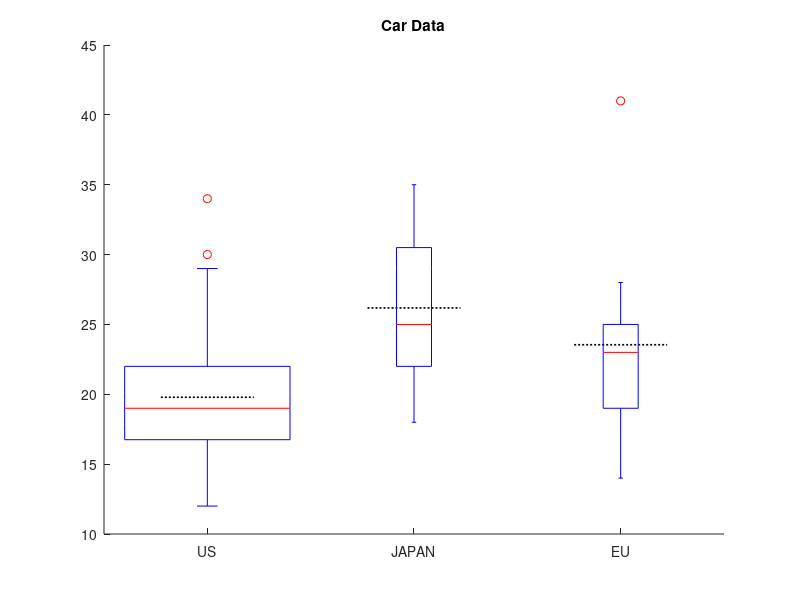

The MATLAB source for this figure:
%% clear variables and close windows
close all 
clear
clc

%% load data
load carc.txt
x = carc;

%% parameter settings
k = 0;
l = 0;
m = 0;
M = carc(:,2);
C = carc(:,13);

for i = 1:length(x)
    if x(i,13) == 1
        k = k + 1;
        us(k,: ) = x(i,:);
    elseif x(i,13) == 2
            l = l + 1;
            japan(l,:) = x(i,:);
        elseif x(i,13) == 3
                m = m + 1;
                europe(m,:) = x(i,:);
    end
end

m1 = mean(us(:,2));
m2 = mean(japan(:,2));
m3 = mean(europe(:,2));

%% plot
hold on
line([0.775 1.225],[m1 m1],'Color','k','LineStyle',':','LineWidth',1.2)
line([1.775 2.225],[m2 m2],'Color','k','LineStyle',':','LineWidth',1.2)
line([2.775 3.225],[m3 m3],'Color','k','LineStyle',':','LineWidth',1.2)
boxplot(M,C,'Symbol','o','labels',{'US','JAPAN','EU'})  
title('Car Data')
five = quantile(x(:,2),[.025 .25 .50 .75 .975]);